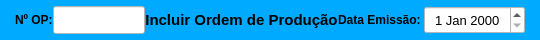
     <widget class="QWidget" name="widget_cabecalho" native="true">
      <property name="sizePolicy">
       <sizepolicy hsizetype="Preferred" vsizetype="Preferred">
        <horstretch>0</horstretch>
        <verstretch>0</verstretch>
       </sizepolicy>
      </property>
      <property name="minimumSize">
       <size>
        <width>0</width>
        <height>40</height>
       </size>
      </property>
      <property name="maximumSize">
       <size>
        <width>16777215</width>
        <height>40</height>
       </size>
      </property>
      <property name="styleSheet">
       <string notr="true">background-color: rgb(0, 170, 255);</string>
      </property>
      <layout class="QHBoxLayout" name="horizontalLayout">
       <property name="spacing">
        <number>0</number>
       </property>
       <property name="leftMargin">
        <number>15</number>
       </property>
       <property name="topMargin">
        <number>6</number>
       </property>
       <property name="rightMargin">
        <number>15</number>
       </property>
       <property name="bottomMargin">
        <number>6</number>
       </property>
       <item>
        <widget class="QLabel" name="label_3">
         <property name="sizePolicy">
          <sizepolicy hsizetype="Preferred" vsizetype="Preferred">
           <horstretch>0</horstretch>
           <verstretch>0</verstretch>
          </sizepolicy>
         </property>
         <property name="minimumSize">
          <size>
           <width>0</width>
           <height>0</height>
          </size>
         </property>
         <property name="maximumSize">
          <size>
           <width>45</width>
           <height>16777215</height>
          </size>
         </property>
         <property name="font">
          <font>
           <pointsize>9</pointsize>
           <weight>75</weight>
           <bold>true</bold>
          </font>
         </property>
         <property name="text">
          <string>Nº OP:</string>
         </property>
         <property name="alignment">
          <set>Qt::AlignLeading|Qt::AlignLeft|Qt::AlignVCenter</set>
         </property>
        </widget>
       </item>
       <item>
        <widget class="QLineEdit" name="line_Num_OP">
         <property name="sizePolicy">
          <sizepolicy hsizetype="Preferred" vsizetype="Preferred">
           <horstretch>0</horstretch>
           <verstretch>0</verstretch>
          </sizepolicy>
         </property>
         <property name="maximumSize">
          <size>
           <width>92</width>
           <height>16777215</height>
          </size>
         </property>
         <property name="font">
          <font>
           <pointsize>12</pointsize>
          </font>
         </property>
         <property name="styleSheet">
          <string notr="true">background-color: rgb(255, 255, 255);</string>
         </property>
         <property name="inputMask">
          <string/>
         </property>
         <property name="text">
          <string/>
         </property>
         <property name="frame">
          <bool>true</bool>
         </property>
         <property name="echoMode">
          <enum>QLineEdit::Normal</enum>
         </property>
         <property name="alignment">
          <set>Qt::AlignCenter</set>
         </property>
         <property name="dragEnabled">
          <bool>false</bool>
         </property>
         <property name="placeholderText">
          <string/>
         </property>
        </widget>
       </item>
       <item>
        <widget class="QLabel" name="label_13">
         <property name="sizePolicy">
          <sizepolicy hsizetype="Preferred" vsizetype="Preferred">
           <horstretch>0</horstretch>
           <verstretch>0</verstretch>
          </sizepolicy>
         </property>
         <property name="minimumSize">
          <size>
           <width>0</width>
           <height>0</height>
          </size>
         </property>
         <property name="font">
          <font>
           <pointsize>11</pointsize>
           <weight>75</weight>
           <bold>true</bold>
          </font>
         </property>
         <property name="text">
          <string>Incluir Ordem de Produção</string>
         </property>
         <property name="alignment">
          <set>Qt::AlignCenter</set>
         </property>
        </widget>
       </item>
       <item>
        <widget class="QLabel" name="label_11">
         <property name="sizePolicy">
          <sizepolicy hsizetype="Preferred" vsizetype="Preferred">
           <horstretch>0</horstretch>
           <verstretch>0</verstretch>
          </sizepolicy>
         </property>
         <property name="minimumSize">
          <size>
           <width>0</width>
           <height>0</height>
          </size>
         </property>
         <property name="maximumSize">
          <size>
           <width>100</width>
           <height>16777215</height>
          </size>
         </property>
         <property name="font">
          <font>
           <pointsize>9</pointsize>
           <weight>75</weight>
           <bold>true</bold>
          </font>
         </property>
         <property name="text">
          <string>Data Emissão: </string>
         </property>
         <property name="alignment">
          <set>Qt::AlignRight|Qt::AlignTrailing|Qt::AlignVCenter</set>
         </property>
        </widget>
       </item>
       <item>
        <widget class="QDateEdit" name="date_Emissao">
         <property name="sizePolicy">
          <sizepolicy hsizetype="Preferred" vsizetype="Preferred">
           <horstretch>0</horstretch>
           <verstretch>0</verstretch>
          </sizepolicy>
         </property>
         <property name="minimumSize">
          <size>
           <width>0</width>
           <height>0</height>
          </size>
         </property>
         <property name="maximumSize">
          <size>
           <width>101</width>
           <height>16777215</height>
          </size>
         </property>
         <property name="font">
          <font>
           <pointsize>10</pointsize>
          </font>
         </property>
         <property name="styleSheet">
          <string notr="true">background-color: rgb(255, 255, 255);</string>
         </property>
         <property name="alignment">
          <set>Qt::AlignCenter</set>
         </property>
        </widget>
       </item>
      </layout>
     </widget>
